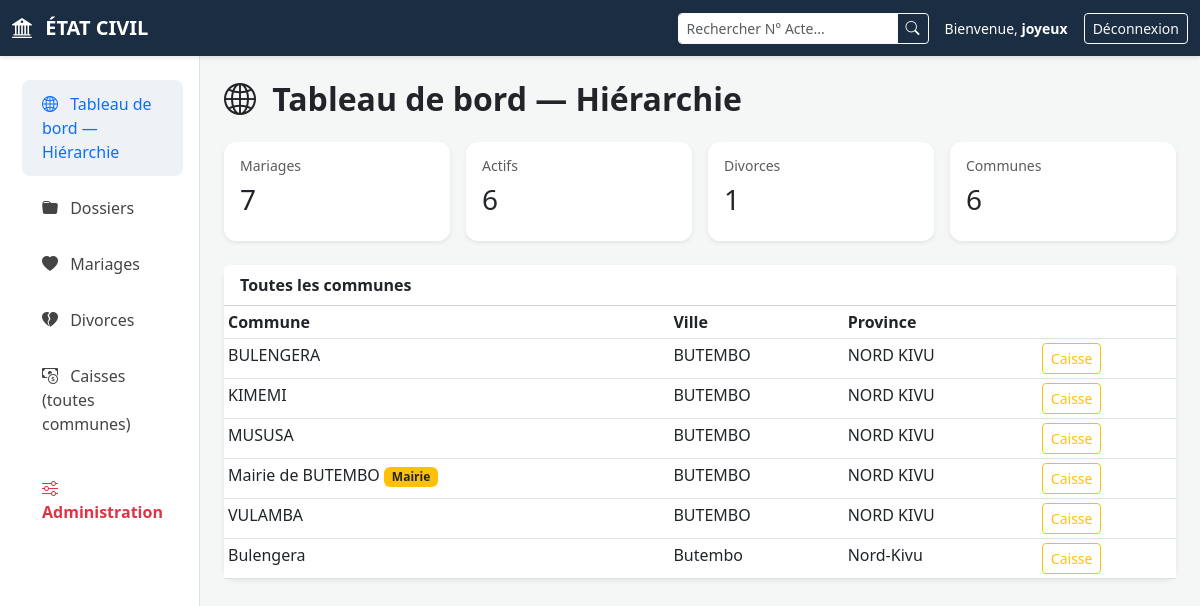
/portail/hierarchie/ (signed in), run on the app's committed database.
### mariage/models.py (models this page shows, shortened)
class Utilisateur(AbstractUser):
    ROLE_CHOICES = [
        ('operateur', 'Operateur de saisie'),
        ('officier', 'Officier Etat Civil'),
        ('bourgmestre', 'Bourgmestre'),
        ('maire', 'Maire'),
        ('hierarchie', 'Hierarchie'),
        ('conjoint', 'Conjoint'),
        ('citoyen', 'citoyen'),
    ]
    telephone = models.CharField(max_length=20, blank=True)
    nom = models.CharField(max_length=100, blank=True, help_text="Nom de famille (actes officiels).")
    post_nom = models.CharField(max_length=100, blank=True, help_text="Postnom (actes officiels).")
    prenom = models.CharField(max_length=100, blank=True, help_text="Prénom (actes officiels).")
    role = models.CharField(max_length=20, choices=ROLE_CHOICES)
    commune = models.ForeignKey(
        Commune, on_delete=models.CASCADE, null=True, blank=True,
        related_name='agents',
    )
    ville = models.ForeignKey(
        'Ville', on_delete=models.SET_NULL, null=True, blank=True,
        related_name='maires',
        help_text="Ville d'affectation pour le maire (accès à toutes les communes + mairie).",
    )
    epoux_lie = models.ForeignKey(
        'Epoux', on_delete=models.SET_NULL, null=True, blank=True,
        related_name='comptes_conjoint',
    )
    epouse_lie = models.ForeignKey(
        'Epouse', on_delete=models.SET_NULL, null=True, blank=True,
        related_name='comptes_conjoint',
    )
    affecte_mairie = models.BooleanField(
        default=False,
        help_text="Agent affecté à la mairie (mariages célébrés à l'hôtel de ville).",
    )
    class Meta:
        verbose_name = "Utilisateur"
        verbose_name_plural = "Utilisateurs"

class Commune(models.Model):
    code_postal_de_la_commune = models.CharField(max_length=100)
    nom = models.CharField(max_length=100)
    ville = models.ForeignKey(Ville, on_delete=models.CASCADE)
    est_mairie = models.BooleanField(
        default=False,
        help_text="Commune virtuelle « Mairie » pour les mariages célébrés à l'hôtel de ville.",
    )
    class Meta:
        verbose_name = 'Commune'
        verbose_name_plural = 'Communes'

class Ville(models.Model):
    nom = models.CharField(max_length=100)
    province = models.ForeignKey(Province, on_delete=models.CASCADE)

class Province(models.Model):
    nom = models.CharField(max_length=100, unique=True)

### mariage/portal_views.py (the view)
# urls.py: path('portail/hierarchie/', portal_views.DashboardHierarchieView.as_view(), name='dashboard_hierarchie'),
class DashboardHierarchieView(LoginRequiredMixin, TemplateView):
    template_name = 'mariage/portail/dashboard_hierarchie.html'
    def dispatch(self, request, *args, **kwargs):
        if role_utilisateur(request.user) not in ('HIERARCHIE',) and not request.user.is_superuser:
            messages.error(request, 'Accès réservé à la hiérarchie.')
            return redirect('dashboard')
        return super().dispatch(request, *args, **kwargs)
    def get_context_data(self, **kwargs):
        ctx = super().get_context_data(**kwargs)
        stats = stats_dashboard_general(self.request.user)
        ctx.update(stats)
        ctx['communes'] = Commune.objects.select_related('ville__province').order_by('ville__nom', 'nom')
        ctx['nb_communes'] = ctx['communes'].count()
        return ctx

### mariage/context_processors.py (called while the page is built)
def navigation_role(request):
    user = request.user
    if not user.is_authenticated:
        return {}
    return {
        'menu_items': menu_navigation(user),
        'role_utilisateur_court': role_utilisateur(user),
        'url_accueil_user': url_accueil_utilisateur(user),
    }

### mariage/dashboard_stats.py (called while the page is built)
def _querysets_perimetre(user):
    if not user or not user.is_authenticated:
        return (
            Mariage.objects.all(),
            Dossier.objects.all(),
            Divorce.objects.all(),
        )
    if role_utilisateur(user) == 'CITOYEN' or acces_toutes_communes(user):
        return (
            Mariage.objects.all(),
            Dossier.objects.all(),
            Divorce.objects.all(),
        )
    return (
        filtrer_mariages_par_acces(user),
        filtrer_dossiers_par_acces(user),
        filtrer_divorces_par_acces(user),
    )

def _evolution_mariages_mensuelle(mariages_qs):
    today = timezone.localdate()
    labels = []
    data = []
    for i in range(5, -1, -1):
        month = today.month - i
        year = today.year
        while month <= 0:
            month += 12
            year -= 1
        labels.append(MOIS_FR[month - 1])
        start = today.replace(year=year, month=month, day=1)
        if month == 12:
            end = start.replace(year=year + 1, month=1, day=1)
        else:
            end = start.replace(month=month + 1, day=1)
        data.append(
            mariages_qs.filter(
                date_enregistrement__date__gte=start,
                date_enregistrement__date__lt=end,
            ).count()
        )
    return labels, data

def _variation_mariages_mois(mariages_qs):
    now = timezone.now()
    debut_mois = now.replace(day=1, hour=0, minute=0, second=0, microsecond=0)
    if debut_mois.month == 1:
        debut_mois_prec = debut_mois.replace(year=debut_mois.year - 1, month=12)
    else:
        debut_mois_prec = debut_mois.replace(month=debut_mois.month - 1)
    ce_mois = mariages_qs.filter(date_enregistrement__gte=debut_mois).count()
    mois_prec = mariages_qs.filter(
        date_enregistrement__gte=debut_mois_prec,
        date_enregistrement__lt=debut_mois,
    ).count()
    if mois_prec == 0:
        return ce_mois, (100 if ce_mois else 0), 'up' if ce_mois else 'neutral'
    pct = round((ce_mois - mois_prec) / mois_prec * 100)
    direction = 'up' if pct >= 0 else 'down'
    return ce_mois, pct, direction

### mariage/permissions_commune.py (called while the page is built)
def role_utilisateur(user):
    return (getattr(user, 'role', None) or '').upper()

### mariage/templates/mariage/portail/dashboard_hierarchie.html (shortened to what this page needs)
{% extends 'mariage/base.html' %}
{% block content %}
<h2 class="fw-bold mb-4"><i class="bi bi-globe2 me-2"></i> Tableau de bord — Hiérarchie</h2>
<div class="row g-3 mb-4">
    <div class="col-md-3"><div class="card border-0 shadow-sm"><div class="card-body"><h6 class="text-muted small">Mariages</h6><h3>{{ total_mariages }}</h3></div></div></div>
    <div class="col-md-3"><div class="card border-0 shadow-sm"><div class="card-body"><h6 class="text-muted small">Actifs</h6><h3>{{ mariages_actifs }}</h3></div></div></div>
    <div class="col-md-3"><div class="card border-0 shadow-sm"><div class="card-body"><h6 class="text-muted small">Divorces</h6><h3>{{ total_divorces }}</h3></div></div></div>
    <div class="col-md-3"><div class="card border-0 shadow-sm"><div class="card-body"><h6 class="text-muted small">Communes</h6><h3>{{ nb_communes }}</h3></div></div></div>
</div>
<div class="card border-0 shadow-sm">
    <div class="card-header bg-white fw-bold">Toutes les communes</div>
    <div class="card-body p-0 table-responsive" style="max-height:400px;overflow:auto;">
        <table class="table table-sm table-hover mb-0">
            <thead><tr><th>Commune</th><th>Ville</th><th>Province</th><th></th></tr></thead>
            <tbody>
                {% for c in communes %}
                <tr>
                    <td>{{ c.nom }}{% if c.est_mairie %} <span class="badge bg-warning text-dark">Mairie</span>{% endif %}</td>
                    <td>{{ c.ville.nom }}</td>
                    <td>{{ c.ville.province.nom }}</td>
                    <td><a href="{% url 'bourgmestre_dashboard' %}?commune={{ c.pk }}" class="btn btn-sm btn-outline-warning">Caisse</a></td>
                </tr>
                {% endfor %}
            </tbody>
        </table>
    </div>
</div>
{% endblock %}

### mariage/templates/mariage/base.html (shortened to what this page needs)
{% load static %}
<!DOCTYPE html>
<html lang="fr">
<head>
    <link href="https://cdn.jsdelivr.net/npm/bootstrap@5.3.0/dist/css/bootstrap.min.css" rel="stylesheet">
    <link rel="stylesheet" href="https://cdn.jsdelivr.net/npm/bootstrap-icons@1.11.0/font/bootstrap-icons.css">
    <link rel="stylesheet" href="{% static 'mariage/css/style.css' %}">
</head>
<body>
    <nav class="navbar navbar-expand-lg navbar-dark navbar-custom sticky-top">
        <div class="container-fluid">
            <a class="navbar-brand fw-bold" href="{% if url_accueil_user %}{{ url_accueil_user }}{% else %}{% url 'dashboard' %}{% endif %}"><i class="bi bi-bank2 me-2"></i> ÉTAT CIVIL</a>
            {% if role_utilisateur_court != 'CITOYEN' and role_utilisateur_court != 'CONJOINT' %}
            <form class="d-flex ms-auto me-3 d-print-none" action="{% url 'quick_search' %}" method="get" style="max-width: 300px;">
                <div class="input-group input-group-sm">
                    <input type="text" name="q" class="form-control border-light" placeholder="Rechercher N° Acte..." aria-label="Rechercher">
                    <button class="btn btn-outline-light" type="submit">
                        <i class="bi bi-search"></i>
                    </button>
                </div>
            </form>
            {% endif %}
            <div class="d-flex align-items-center text-white small">
                <span>Bienvenue, <strong>{{ user.username }}</strong></span>
                <form action="{% url 'logout' %}" method="post" class="ms-3 m-0">
                    <button type="submit" class="btn btn-sm btn-outline-light">Déconnexion</button>
                </form>
            </div>
        </div>
    </nav>
    <div class="container-fluid">
        <div class="row">
            <nav class="col-md-2 d-none d-md-block sidebar">
                <ul class="nav flex-column">
                    {% for item in menu_items %}
                    <li class="nav-item">
                        <a class="nav-link {% for key in item.active_keys %}{% if key in request.resolver_match.url_name %}active{% endif %}{% endfor %}"
                           href="{% url item.url_name %}">
                            <i class="bi {{ item.icon }} me-2"></i> {{ item.label }}
                        </a>
                    </li>
                    {% empty %}
                    <li class="nav-item">
                        <a class="nav-link" href="{% url 'dashboard' %}"><i class="bi bi-speedometer2 me-2"></i> Accueil</a>
                    </li>
                    {% endfor %}
                    {% if user.is_superuser %}
                        <li class="nav-item mt-2">
                            <a class="nav-link text-danger fw-bold" href="/admin/" target="_blank">
                                <i class="bi bi-sliders me-2"></i> Administration
                            </a>
                        </li>
                    {% endif %}
                </ul>
            </nav>
            <main class="col-md-10 ms-sm-auto px-md-4 py-4 main-content">
                <div id="toast-container" class="position-fixed top-0 end-0 p-3"></div>
                {% block content %}{% endblock %}
            </main>
        </div>
    </div>
</body>

### mariage/static/mariage/css/style.css (style rules this page uses)
:root { --main-blue: #1a2d42; --sidebar-bg: #ffffff; --light-gray: #f4f7f6; --primary-blue: #0d6efd; }
body { background-color: var(--light-gray); font-family: 'Segoe UI', system-ui, -apple-system, sans-serif; }
.navbar-custom { background-color: var(--main-blue); box-shadow: 0 2px 4px rgba(0,0,0,0.1); }
.sidebar { min-height: 100vh; background: var(--sidebar-bg); border-right: 1px solid #dee2e6; padding-top: 20px; }
.nav-link { color: #444; font-weight: 500; padding: 12px 20px; margin: 4px 10px; border-radius: 8px; transition: all 0.3s ease; }
.nav-link:hover, .nav-link.active { background-color: #eef2f7; color: var(--primary-blue); }
.card { border: none; border-radius: 12px; box-shadow: 0 4px 12px rgba(0,0,0,0.05); }

### data on the page
Utilisateur: username "joyeux"
Commune: nom "BULENGERA", ville.nom "BUTEMBO", ville.province.nom "NORD KIVU"
Commune: nom "KIMEMI", ville.nom "BUTEMBO", ville.province.nom "NORD KIVU"
Commune: nom "MUSUSA", ville.nom "BUTEMBO", ville.province.nom "NORD KIVU"
Commune: nom "Mairie de BUTEMBO", est_mairie "Mairie", ville.nom "BUTEMBO", ville.province.nom "NORD KIVU"
Commune: nom "VULAMBA", ville.nom "BUTEMBO", ville.province.nom "NORD KIVU"
Commune: nom "Bulengera", ville.nom "Butembo", ville.province.nom "Nord-Kivu"

### other printed values
{{ item.label }} "Tableau de bord — Hiérarchie" "Dossiers" "Mariages" "Divorces" "Caisses (toutes communes)"
{{ total_mariages }} "7"
{{ mariages_actifs }} "6"
{{ total_divorces }} "1"
{{ nb_communes }} "6"
